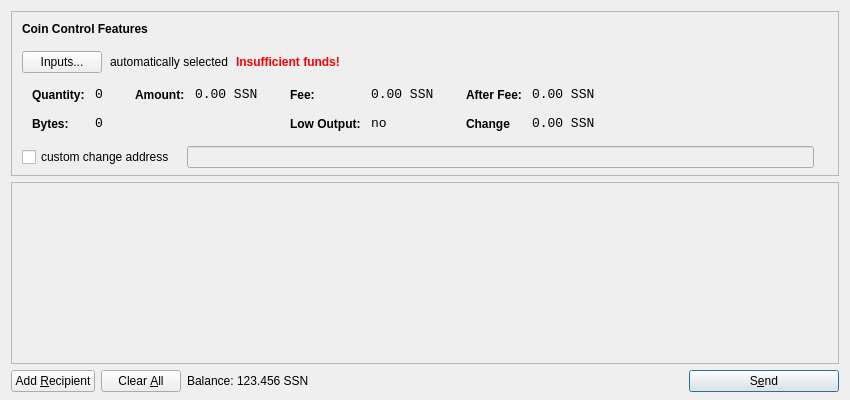
<?xml version="1.0" encoding="UTF-8"?>
<ui version="4.0">
 <class>SendCoinsDialog</class>
 <widget class="QDialog" name="SendCoinsDialog">
  <property name="geometry">
   <rect>
    <x>0</x>
    <y>0</y>
    <width>850</width>
    <height>400</height>
   </rect>
  </property>
  <property name="windowTitle">
   <string>Send Coins</string>
  </property>
  <layout class="QVBoxLayout" name="verticalLayout" stretch="0,1,0">
   <property name="bottomMargin">
    <number>8</number>
   </property>
   <item>
    <widget class="QFrame" name="frameCoinControl">
     <property name="sizePolicy">
      <sizepolicy hsizetype="Expanding" vsizetype="Expanding">
       <horstretch>0</horstretch>
       <verstretch>0</verstretch>
      </sizepolicy>
     </property>
     <property name="maximumSize">
      <size>
       <width>16777215</width>
       <height>16777215</height>
      </size>
     </property>
     <property name="frameShape">
      <enum>QFrame::StyledPanel</enum>
     </property>
     <property name="frameShadow">
      <enum>QFrame::Sunken</enum>
     </property>
     <layout class="QVBoxLayout" name="verticalLayoutCoinControl2">
      <property name="spacing">
       <number>-1</number>
      </property>
      <property name="leftMargin">
       <number>0</number>
      </property>
      <property name="topMargin">
       <number>0</number>
      </property>
      <property name="rightMargin">
       <number>0</number>
      </property>
      <property name="bottomMargin">
       <number>6</number>
      </property>
      <item>
       <layout class="QVBoxLayout" name="verticalLayoutCoinControl" stretch="0,0,0,0,1">
        <property name="spacing">
         <number>0</number>
        </property>
        <property name="leftMargin">
         <number>10</number>
        </property>
        <property name="topMargin">
         <number>10</number>
        </property>
        <item>
         <layout class="QHBoxLayout" name="horizontalLayoutCoinControl1">
          <property name="bottomMargin">
           <number>15</number>
          </property>
          <item>
           <widget class="QLabel" name="labelCoinControlFeatures">
            <property name="sizePolicy">
             <sizepolicy hsizetype="Preferred" vsizetype="Maximum">
              <horstretch>0</horstretch>
              <verstretch>0</verstretch>
             </sizepolicy>
            </property>
            <property name="font">
             <font>
              <weight>75</weight>
              <bold>true</bold>
             </font>
            </property>
            <property name="styleSheet">
             <string notr="true">font-weight:bold;</string>
            </property>
            <property name="text">
             <string>Coin Control Features</string>
            </property>
           </widget>
          </item>
         </layout>
        </item>
        <item>
         <layout class="QHBoxLayout" name="horizontalLayoutCoinControl2" stretch="0,0,0,0">
          <property name="spacing">
           <number>8</number>
          </property>
          <property name="bottomMargin">
           <number>10</number>
          </property>
          <item>
           <widget class="QPushButton" name="pushButtonCoinControl">
            <property name="styleSheet">
             <string notr="true"/>
            </property>
            <property name="text">
             <string>Inputs...</string>
            </property>
           </widget>
          </item>
          <item>
           <widget class="QLabel" name="labelCoinControlAutomaticallySelected">
            <property name="text">
             <string>automatically selected</string>
            </property>
            <property name="margin">
             <number>5</number>
            </property>
           </widget>
          </item>
          <item>
           <widget class="QLabel" name="labelCoinControlInsuffFunds">
            <property name="font">
             <font>
              <weight>75</weight>
              <bold>true</bold>
             </font>
            </property>
            <property name="styleSheet">
             <string notr="true">color:red;font-weight:bold;</string>
            </property>
            <property name="text">
             <string>Insufficient funds!</string>
            </property>
            <property name="margin">
             <number>5</number>
            </property>
           </widget>
          </item>
          <item>
           <spacer name="horizontalSpacerCoinControl">
            <property name="orientation">
             <enum>Qt::Horizontal</enum>
            </property>
            <property name="sizeHint" stdset="0">
             <size>
              <width>40</width>
              <height>1</height>
             </size>
            </property>
           </spacer>
          </item>
         </layout>
        </item>
        <item>
         <widget class="QWidget" name="widgetCoinControl" native="true">
          <property name="sizePolicy">
           <sizepolicy hsizetype="Preferred" vsizetype="Preferred">
            <horstretch>0</horstretch>
            <verstretch>0</verstretch>
           </sizepolicy>
          </property>
          <property name="minimumSize">
           <size>
            <width>0</width>
            <height>0</height>
           </size>
          </property>
          <property name="styleSheet">
           <string notr="true"/>
          </property>
          <layout class="QHBoxLayout" name="horizontalLayoutCoinControl5">
           <property name="margin">
            <number>0</number>
           </property>
           <item>
            <layout class="QHBoxLayout" name="horizontalLayoutCoinControl3" stretch="0,0,0,1">
             <property name="spacing">
              <number>20</number>
             </property>
             <property name="topMargin">
              <number>0</number>
             </property>
             <property name="bottomMargin">
              <number>10</number>
             </property>
             <item>
              <layout class="QFormLayout" name="formLayoutCoinControl1">
               <property name="horizontalSpacing">
                <number>10</number>
               </property>
               <property name="verticalSpacing">
                <number>14</number>
               </property>
               <property name="leftMargin">
                <number>10</number>
               </property>
               <property name="topMargin">
                <number>4</number>
               </property>
               <property name="rightMargin">
                <number>6</number>
               </property>
               <item row="0" column="0">
                <widget class="QLabel" name="labelCoinControlQuantityText">
                 <property name="styleSheet">
                  <string notr="true">font-weight:bold;</string>
                 </property>
                 <property name="text">
                  <string>Quantity:</string>
                 </property>
                 <property name="margin">
                  <number>0</number>
                 </property>
                </widget>
               </item>
               <item row="0" column="1">
                <widget class="QLabel" name="labelCoinControlQuantity">
                 <property name="font">
                  <font>
                   <family>Monospace</family>
                   <pointsize>10</pointsize>
                  </font>
                 </property>
                 <property name="cursor">
                  <cursorShape>IBeamCursor</cursorShape>
                 </property>
                 <property name="contextMenuPolicy">
                  <enum>Qt::ActionsContextMenu</enum>
                 </property>
                 <property name="text">
                  <string>0</string>
                 </property>
                 <property name="margin">
                  <number>0</number>
                 </property>
                 <property name="textInteractionFlags">
                  <set>Qt::LinksAccessibleByMouse|Qt::TextSelectableByKeyboard|Qt::TextSelectableByMouse</set>
                 </property>
                </widget>
               </item>
               <item row="1" column="0">
                <widget class="QLabel" name="labelCoinControlBytesText">
                 <property name="styleSheet">
                  <string notr="true">font-weight:bold;</string>
                 </property>
                 <property name="text">
                  <string>Bytes:</string>
                 </property>
                </widget>
               </item>
               <item row="1" column="1">
                <widget class="QLabel" name="labelCoinControlBytes">
                 <property name="font">
                  <font>
                   <family>Monospace</family>
                   <pointsize>10</pointsize>
                  </font>
                 </property>
                 <property name="cursor">
                  <cursorShape>IBeamCursor</cursorShape>
                 </property>
                 <property name="contextMenuPolicy">
                  <enum>Qt::ActionsContextMenu</enum>
                 </property>
                 <property name="text">
                  <string>0</string>
                 </property>
                 <property name="textInteractionFlags">
                  <set>Qt::LinksAccessibleByMouse|Qt::TextSelectableByKeyboard|Qt::TextSelectableByMouse</set>
                 </property>
                </widget>
               </item>
              </layout>
             </item>
             <item>
              <layout class="QFormLayout" name="formLayoutCoinControl2">
               <property name="horizontalSpacing">
                <number>10</number>
               </property>
               <property name="verticalSpacing">
                <number>14</number>
               </property>
               <property name="leftMargin">
                <number>6</number>
               </property>
               <property name="topMargin">
                <number>4</number>
               </property>
               <property name="rightMargin">
                <number>6</number>
               </property>
               <item row="0" column="0">
                <widget class="QLabel" name="labelCoinControlAmountText">
                 <property name="styleSheet">
                  <string notr="true">font-weight:bold;</string>
                 </property>
                 <property name="text">
                  <string>Amount:</string>
                 </property>
                 <property name="margin">
                  <number>0</number>
                 </property>
                </widget>
               </item>
               <item row="0" column="1">
                <widget class="QLabel" name="labelCoinControlAmount">
                 <property name="font">
                  <font>
                   <family>Monospace</family>
                   <pointsize>10</pointsize>
                  </font>
                 </property>
                 <property name="cursor">
                  <cursorShape>IBeamCursor</cursorShape>
                 </property>
                 <property name="contextMenuPolicy">
                  <enum>Qt::ActionsContextMenu</enum>
                 </property>
                 <property name="text">
                  <string notr="true">0.00 SSN</string>
                 </property>
                 <property name="textInteractionFlags">
                  <set>Qt::LinksAccessibleByMouse|Qt::TextSelectableByKeyboard|Qt::TextSelectableByMouse</set>
                 </property>
                </widget>
               </item>
              </layout>
             </item>
             <item>
              <layout class="QFormLayout" name="formLayoutCoinControl3">
               <property name="horizontalSpacing">
                <number>10</number>
               </property>
               <property name="verticalSpacing">
                <number>14</number>
               </property>
               <property name="leftMargin">
                <number>6</number>
               </property>
               <property name="topMargin">
                <number>4</number>
               </property>
               <property name="rightMargin">
                <number>6</number>
               </property>
               <item row="0" column="0">
                <widget class="QLabel" name="labelCoinControlFeeText">
                 <property name="styleSheet">
                  <string notr="true">font-weight:bold;</string>
                 </property>
                 <property name="text">
                  <string>Fee:</string>
                 </property>
                 <property name="margin">
                  <number>0</number>
                 </property>
                </widget>
               </item>
               <item row="0" column="1">
                <widget class="QLabel" name="labelCoinControlFee">
                 <property name="font">
                  <font>
                   <family>Monospace</family>
                   <pointsize>10</pointsize>
                  </font>
                 </property>
                 <property name="cursor">
                  <cursorShape>IBeamCursor</cursorShape>
                 </property>
                 <property name="contextMenuPolicy">
                  <enum>Qt::ActionsContextMenu</enum>
                 </property>
                 <property name="text">
                  <string notr="true">0.00 SSN</string>
                 </property>
                 <property name="textInteractionFlags">
                  <set>Qt::LinksAccessibleByMouse|Qt::TextSelectableByKeyboard|Qt::TextSelectableByMouse</set>
                 </property>
                </widget>
               </item>
               <item row="1" column="0">
                <widget class="QLabel" name="labelCoinControlLowOutputText">
                 <property name="styleSheet">
                  <string notr="true">font-weight:bold;</string>
                 </property>
                 <property name="text">
                  <string>Low Output:</string>
                 </property>
                </widget>
               </item>
               <item row="1" column="1">
                <widget class="QLabel" name="labelCoinControlLowOutput">
                 <property name="font">
                  <font>
                   <family>Monospace</family>
                   <pointsize>10</pointsize>
                  </font>
                 </property>
                 <property name="cursor">
                  <cursorShape>IBeamCursor</cursorShape>
                 </property>
                 <property name="contextMenuPolicy">
                  <enum>Qt::ActionsContextMenu</enum>
                 </property>
                 <property name="text">
                  <string>no</string>
                 </property>
                 <property name="textInteractionFlags">
                  <set>Qt::LinksAccessibleByMouse|Qt::TextSelectableByKeyboard|Qt::TextSelectableByMouse</set>
                 </property>
                </widget>
               </item>
              </layout>
             </item>
             <item>
              <layout class="QFormLayout" name="formLayoutCoinControl4">
               <property name="horizontalSpacing">
                <number>10</number>
               </property>
               <property name="verticalSpacing">
                <number>14</number>
               </property>
               <property name="leftMargin">
                <number>6</number>
               </property>
               <property name="topMargin">
                <number>4</number>
               </property>
               <property name="rightMargin">
                <number>6</number>
               </property>
               <item row="0" column="0">
                <widget class="QLabel" name="labelCoinControlAfterFeeText">
                 <property name="styleSheet">
                  <string notr="true">font-weight:bold;</string>
                 </property>
                 <property name="text">
                  <string>After Fee:</string>
                 </property>
                 <property name="margin">
                  <number>0</number>
                 </property>
                </widget>
               </item>
               <item row="0" column="1">
                <widget class="QLabel" name="labelCoinControlAfterFee">
                 <property name="font">
                  <font>
                   <family>Monospace</family>
                   <pointsize>10</pointsize>
                  </font>
                 </property>
                 <property name="cursor">
                  <cursorShape>IBeamCursor</cursorShape>
                 </property>
                 <property name="contextMenuPolicy">
                  <enum>Qt::ActionsContextMenu</enum>
                 </property>
                 <property name="text">
                  <string notr="true">0.00 SSN</string>
                 </property>
                 <property name="textInteractionFlags">
                  <set>Qt::LinksAccessibleByMouse|Qt::TextSelectableByKeyboard|Qt::TextSelectableByMouse</set>
                 </property>
                </widget>
               </item>
               <item row="1" column="0">
                <widget class="QLabel" name="labelCoinControlChangeText">
                 <property name="styleSheet">
                  <string notr="true">font-weight:bold;</string>
                 </property>
                 <property name="text">
                  <string>Change</string>
                 </property>
                </widget>
               </item>
               <item row="1" column="1">
                <widget class="QLabel" name="labelCoinControlChange">
                 <property name="font">
                  <font>
                   <family>Monospace</family>
                   <pointsize>10</pointsize>
                  </font>
                 </property>
                 <property name="cursor">
                  <cursorShape>IBeamCursor</cursorShape>
                 </property>
                 <property name="contextMenuPolicy">
                  <enum>Qt::ActionsContextMenu</enum>
                 </property>
                 <property name="text">
                  <string notr="true">0.00 SSN</string>
                 </property>
                 <property name="textInteractionFlags">
                  <set>Qt::LinksAccessibleByMouse|Qt::TextSelectableByKeyboard|Qt::TextSelectableByMouse</set>
                 </property>
                </widget>
               </item>
              </layout>
             </item>
            </layout>
           </item>
          </layout>
         </widget>
        </item>
        <item>
         <layout class="QHBoxLayout" name="horizontalLayoutCoinControl4" stretch="0,0,0">
          <property name="spacing">
           <number>12</number>
          </property>
          <property name="sizeConstraint">
           <enum>QLayout::SetDefaultConstraint</enum>
          </property>
          <property name="topMargin">
           <number>5</number>
          </property>
          <property name="rightMargin">
           <number>5</number>
          </property>
          <item>
           <widget class="QCheckBox" name="checkBoxCoinControlChange">
            <property name="text">
             <string>custom change address</string>
            </property>
           </widget>
          </item>
          <item>
           <widget class="QLineEdit" name="lineEditCoinControlChange">
            <property name="enabled">
             <bool>false</bool>
            </property>
            <property name="sizePolicy">
             <sizepolicy hsizetype="Expanding" vsizetype="Fixed">
              <horstretch>0</horstretch>
              <verstretch>0</verstretch>
             </sizepolicy>
            </property>
           </widget>
          </item>
          <item>
           <widget class="QLabel" name="labelCoinControlChangeLabel">
            <property name="sizePolicy">
             <sizepolicy hsizetype="Preferred" vsizetype="Expanding">
              <horstretch>0</horstretch>
              <verstretch>0</verstretch>
             </sizepolicy>
            </property>
            <property name="minimumSize">
             <size>
              <width>0</width>
              <height>0</height>
             </size>
            </property>
            <property name="text">
             <string/>
            </property>
            <property name="margin">
             <number>3</number>
            </property>
           </widget>
          </item>
         </layout>
        </item>
        <item>
         <spacer name="verticalSpacerCoinControl">
          <property name="orientation">
           <enum>Qt::Vertical</enum>
          </property>
          <property name="sizeHint" stdset="0">
           <size>
            <width>800</width>
            <height>1</height>
           </size>
          </property>
         </spacer>
        </item>
       </layout>
      </item>
     </layout>
    </widget>
   </item>
   <item>
    <widget class="QScrollArea" name="scrollArea">
     <property name="widgetResizable">
      <bool>true</bool>
     </property>
     <widget class="QWidget" name="scrollAreaWidgetContents">
      <property name="geometry">
       <rect>
        <x>0</x>
        <y>0</y>
        <width>830</width>
        <height>165</height>
       </rect>
      </property>
      <layout class="QVBoxLayout" name="verticalLayout_2">
       <property name="margin">
        <number>0</number>
       </property>
       <item>
        <layout class="QVBoxLayout" name="entries">
         <property name="spacing">
          <number>6</number>
         </property>
        </layout>
       </item>
       <item>
        <spacer name="verticalSpacer">
         <property name="orientation">
          <enum>Qt::Vertical</enum>
         </property>
         <property name="sizeHint" stdset="0">
          <size>
           <width>20</width>
           <height>40</height>
          </size>
         </property>
        </spacer>
       </item>
      </layout>
     </widget>
    </widget>
   </item>
   <item>
    <layout class="QHBoxLayout" name="horizontalLayout">
     <item>
      <widget class="QPushButton" name="addButton">
       <property name="toolTip">
        <string>Send to multiple recipients at once</string>
       </property>
       <property name="text">
        <string>Add &amp;Recipient</string>
       </property>
       <property name="autoDefault">
        <bool>false</bool>
       </property>
      </widget>
     </item>
     <item>
      <widget class="QPushButton" name="clearButton">
       <property name="sizePolicy">
        <sizepolicy hsizetype="Minimum" vsizetype="Fixed">
         <horstretch>0</horstretch>
         <verstretch>0</verstretch>
        </sizepolicy>
       </property>
       <property name="toolTip">
        <string>Remove all transaction fields</string>
       </property>
       <property name="text">
        <string>Clear &amp;All</string>
       </property>
       <property name="autoRepeatDelay">
        <number>300</number>
       </property>
       <property name="autoDefault">
        <bool>false</bool>
       </property>
      </widget>
     </item>
     <item>
      <layout class="QHBoxLayout" name="horizontalLayout_2">
       <property name="spacing">
        <number>3</number>
       </property>
       <item>
        <widget class="QLabel" name="label">
         <property name="sizePolicy">
          <sizepolicy hsizetype="Preferred" vsizetype="Fixed">
           <horstretch>0</horstretch>
           <verstretch>0</verstretch>
          </sizepolicy>
         </property>
         <property name="text">
          <string>Balance:</string>
         </property>
        </widget>
       </item>
       <item>
        <widget class="QLabel" name="labelBalance">
         <property name="sizePolicy">
          <sizepolicy hsizetype="Preferred" vsizetype="Fixed">
           <horstretch>0</horstretch>
           <verstretch>0</verstretch>
          </sizepolicy>
         </property>
         <property name="cursor">
          <cursorShape>IBeamCursor</cursorShape>
         </property>
         <property name="text">
          <string notr="true">123.456 SSN</string>
         </property>
         <property name="textInteractionFlags">
          <set>Qt::LinksAccessibleByMouse|Qt::TextSelectableByKeyboard|Qt::TextSelectableByMouse</set>
         </property>
        </widget>
       </item>
      </layout>
     </item>
     <item>
      <spacer name="horizontalSpacer">
       <property name="orientation">
        <enum>Qt::Horizontal</enum>
       </property>
       <property name="sizeHint" stdset="0">
        <size>
         <width>40</width>
         <height>20</height>
        </size>
       </property>
      </spacer>
     </item>
     <item>
      <widget class="QPushButton" name="sendButton">
       <property name="minimumSize">
        <size>
         <width>150</width>
         <height>0</height>
        </size>
       </property>
       <property name="toolTip">
        <string>Confirm the send action</string>
       </property>
       <property name="text">
        <string>S&amp;end</string>
       </property>
       <property name="icon">
        <iconset resource="../bitcoin.qrc">
         <normaloff>:/icons/send</normaloff>:/icons/send</iconset>
       </property>
       <property name="default">
        <bool>true</bool>
       </property>
      </widget>
     </item>
    </layout>
   </item>
  </layout>
 </widget>
 <resources>
  <include location="../bitcoin.qrc"/>
 </resources>
 <connections/>
</ui>
